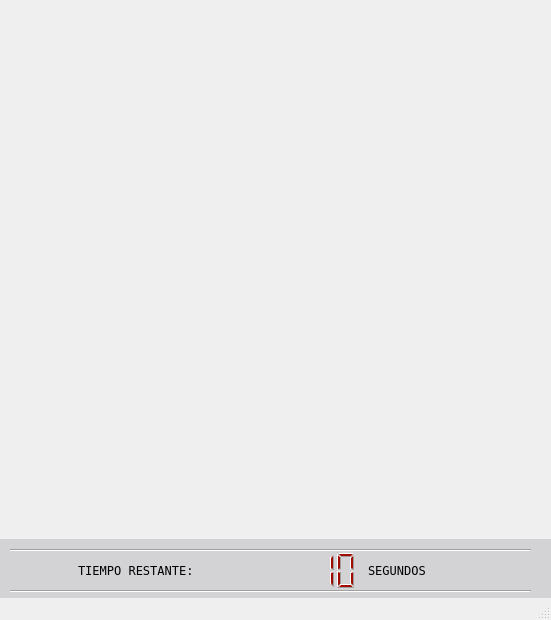
<?xml version="1.0" encoding="UTF-8"?>
<ui version="4.0">
 <class>Mapa</class>
 <widget class="QMainWindow" name="Mapa">
  <property name="geometry">
   <rect>
    <x>0</x>
    <y>0</y>
    <width>551</width>
    <height>620</height>
   </rect>
  </property>
  <property name="sizeIncrement">
   <size>
    <width>0</width>
    <height>0</height>
   </size>
  </property>
  <property name="baseSize">
   <size>
    <width>0</width>
    <height>0</height>
   </size>
  </property>
  <property name="palette">
   <palette>
    <active>
     <colorrole role="Button">
      <brush brushstyle="SolidPattern">
       <color alpha="255">
        <red>208</red>
        <green>161</green>
        <blue>99</blue>
       </color>
      </brush>
     </colorrole>
    </active>
    <inactive>
     <colorrole role="Button">
      <brush brushstyle="SolidPattern">
       <color alpha="255">
        <red>240</red>
        <green>240</green>
        <blue>240</blue>
       </color>
      </brush>
     </colorrole>
    </inactive>
    <disabled>
     <colorrole role="Button">
      <brush brushstyle="SolidPattern">
       <color alpha="255">
        <red>148</red>
        <green>114</green>
        <blue>70</blue>
       </color>
      </brush>
     </colorrole>
    </disabled>
   </palette>
  </property>
  <property name="cursor">
   <cursorShape>CrossCursor</cursorShape>
  </property>
  <property name="windowTitle">
   <string>MainWindow</string>
  </property>
  <property name="styleSheet">
   <string notr="true">#centralwidget{
background-image:url(:/fondo.png);
}</string>
  </property>
  <widget class="QWidget" name="centralwidget">
   <widget class="QWidget" name="gridLayoutWidget">
    <property name="geometry">
     <rect>
      <x>40</x>
      <y>50</y>
      <width>461</width>
      <height>451</height>
     </rect>
    </property>
    <layout class="QGridLayout" name="gridLayout"/>
   </widget>
   <widget class="QLabel" name="label_2">
    <property name="geometry">
     <rect>
      <x>-10</x>
      <y>539</y>
      <width>571</width>
      <height>61</height>
     </rect>
    </property>
    <property name="styleSheet">
     <string notr="true">background-color: rgb(211, 211, 214);</string>
    </property>
    <property name="text">
     <string/>
    </property>
   </widget>
   <widget class="QLCDNumber" name="seg">
    <property name="geometry">
     <rect>
      <x>250</x>
      <y>550</y>
      <width>111</width>
      <height>41</height>
     </rect>
    </property>
    <property name="sizePolicy">
     <sizepolicy hsizetype="Fixed" vsizetype="Fixed">
      <horstretch>0</horstretch>
      <verstretch>0</verstretch>
     </sizepolicy>
    </property>
    <property name="minimumSize">
     <size>
      <width>0</width>
      <height>30</height>
     </size>
    </property>
    <property name="palette">
     <palette>
      <active>
       <colorrole role="WindowText">
        <brush brushstyle="SolidPattern">
         <color alpha="255">
          <red>161</red>
          <green>11</green>
          <blue>0</blue>
         </color>
        </brush>
       </colorrole>
       <colorrole role="Text">
        <brush brushstyle="SolidPattern">
         <color alpha="255">
          <red>161</red>
          <green>11</green>
          <blue>0</blue>
         </color>
        </brush>
       </colorrole>
       <colorrole role="ButtonText">
        <brush brushstyle="SolidPattern">
         <color alpha="255">
          <red>161</red>
          <green>11</green>
          <blue>0</blue>
         </color>
        </brush>
       </colorrole>
       <colorrole role="PlaceholderText">
        <brush brushstyle="SolidPattern">
         <color alpha="128">
          <red>161</red>
          <green>11</green>
          <blue>0</blue>
         </color>
        </brush>
       </colorrole>
      </active>
      <inactive>
       <colorrole role="WindowText">
        <brush brushstyle="SolidPattern">
         <color alpha="255">
          <red>161</red>
          <green>11</green>
          <blue>0</blue>
         </color>
        </brush>
       </colorrole>
       <colorrole role="Text">
        <brush brushstyle="SolidPattern">
         <color alpha="255">
          <red>161</red>
          <green>11</green>
          <blue>0</blue>
         </color>
        </brush>
       </colorrole>
       <colorrole role="ButtonText">
        <brush brushstyle="SolidPattern">
         <color alpha="255">
          <red>161</red>
          <green>11</green>
          <blue>0</blue>
         </color>
        </brush>
       </colorrole>
       <colorrole role="PlaceholderText">
        <brush brushstyle="SolidPattern">
         <color alpha="128">
          <red>161</red>
          <green>11</green>
          <blue>0</blue>
         </color>
        </brush>
       </colorrole>
      </inactive>
      <disabled>
       <colorrole role="WindowText">
        <brush brushstyle="SolidPattern">
         <color alpha="255">
          <red>161</red>
          <green>11</green>
          <blue>0</blue>
         </color>
        </brush>
       </colorrole>
       <colorrole role="Text">
        <brush brushstyle="SolidPattern">
         <color alpha="255">
          <red>161</red>
          <green>11</green>
          <blue>0</blue>
         </color>
        </brush>
       </colorrole>
       <colorrole role="ButtonText">
        <brush brushstyle="SolidPattern">
         <color alpha="255">
          <red>161</red>
          <green>11</green>
          <blue>0</blue>
         </color>
        </brush>
       </colorrole>
       <colorrole role="PlaceholderText">
        <brush brushstyle="SolidPattern">
         <color alpha="128">
          <red>161</red>
          <green>11</green>
          <blue>0</blue>
         </color>
        </brush>
       </colorrole>
      </disabled>
     </palette>
    </property>
    <property name="font">
     <font>
      <family>Fixedsys</family>
      <pointsize>9</pointsize>
      <italic>false</italic>
      <bold>false</bold>
     </font>
    </property>
    <property name="styleSheet">
     <string notr="true">font: 9pt &quot;Fixedsys&quot;;
color: rgb(161, 11, 0);</string>
    </property>
    <property name="frameShape">
     <enum>QFrame::NoFrame</enum>
    </property>
    <property name="intValue" stdset="0">
     <number>10</number>
    </property>
   </widget>
   <widget class="QLabel" name="label_4">
    <property name="geometry">
     <rect>
      <x>78</x>
      <y>562</y>
      <width>141</width>
      <height>16</height>
     </rect>
    </property>
    <property name="sizePolicy">
     <sizepolicy hsizetype="Fixed" vsizetype="Fixed">
      <horstretch>0</horstretch>
      <verstretch>0</verstretch>
     </sizepolicy>
    </property>
    <property name="palette">
     <palette>
      <active>
       <colorrole role="WindowText">
        <brush brushstyle="SolidPattern">
         <color alpha="255">
          <red>0</red>
          <green>0</green>
          <blue>0</blue>
         </color>
        </brush>
       </colorrole>
       <colorrole role="Button">
        <brush brushstyle="SolidPattern">
         <color alpha="255">
          <red>211</red>
          <green>211</green>
          <blue>214</blue>
         </color>
        </brush>
       </colorrole>
       <colorrole role="Text">
        <brush brushstyle="SolidPattern">
         <color alpha="255">
          <red>0</red>
          <green>0</green>
          <blue>0</blue>
         </color>
        </brush>
       </colorrole>
       <colorrole role="ButtonText">
        <brush brushstyle="SolidPattern">
         <color alpha="255">
          <red>0</red>
          <green>0</green>
          <blue>0</blue>
         </color>
        </brush>
       </colorrole>
       <colorrole role="Base">
        <brush brushstyle="SolidPattern">
         <color alpha="255">
          <red>211</red>
          <green>211</green>
          <blue>214</blue>
         </color>
        </brush>
       </colorrole>
       <colorrole role="Window">
        <brush brushstyle="SolidPattern">
         <color alpha="255">
          <red>211</red>
          <green>211</green>
          <blue>214</blue>
         </color>
        </brush>
       </colorrole>
       <colorrole role="PlaceholderText">
        <brush brushstyle="SolidPattern">
         <color alpha="128">
          <red>0</red>
          <green>0</green>
          <blue>0</blue>
         </color>
        </brush>
       </colorrole>
      </active>
      <inactive>
       <colorrole role="WindowText">
        <brush brushstyle="SolidPattern">
         <color alpha="255">
          <red>0</red>
          <green>0</green>
          <blue>0</blue>
         </color>
        </brush>
       </colorrole>
       <colorrole role="Button">
        <brush brushstyle="SolidPattern">
         <color alpha="255">
          <red>211</red>
          <green>211</green>
          <blue>214</blue>
         </color>
        </brush>
       </colorrole>
       <colorrole role="Text">
        <brush brushstyle="SolidPattern">
         <color alpha="255">
          <red>0</red>
          <green>0</green>
          <blue>0</blue>
         </color>
        </brush>
       </colorrole>
       <colorrole role="ButtonText">
        <brush brushstyle="SolidPattern">
         <color alpha="255">
          <red>0</red>
          <green>0</green>
          <blue>0</blue>
         </color>
        </brush>
       </colorrole>
       <colorrole role="Base">
        <brush brushstyle="SolidPattern">
         <color alpha="255">
          <red>211</red>
          <green>211</green>
          <blue>214</blue>
         </color>
        </brush>
       </colorrole>
       <colorrole role="Window">
        <brush brushstyle="SolidPattern">
         <color alpha="255">
          <red>211</red>
          <green>211</green>
          <blue>214</blue>
         </color>
        </brush>
       </colorrole>
       <colorrole role="PlaceholderText">
        <brush brushstyle="SolidPattern">
         <color alpha="128">
          <red>0</red>
          <green>0</green>
          <blue>0</blue>
         </color>
        </brush>
       </colorrole>
      </inactive>
      <disabled>
       <colorrole role="WindowText">
        <brush brushstyle="SolidPattern">
         <color alpha="255">
          <red>0</red>
          <green>0</green>
          <blue>0</blue>
         </color>
        </brush>
       </colorrole>
       <colorrole role="Button">
        <brush brushstyle="SolidPattern">
         <color alpha="255">
          <red>211</red>
          <green>211</green>
          <blue>214</blue>
         </color>
        </brush>
       </colorrole>
       <colorrole role="Text">
        <brush brushstyle="SolidPattern">
         <color alpha="255">
          <red>0</red>
          <green>0</green>
          <blue>0</blue>
         </color>
        </brush>
       </colorrole>
       <colorrole role="ButtonText">
        <brush brushstyle="SolidPattern">
         <color alpha="255">
          <red>0</red>
          <green>0</green>
          <blue>0</blue>
         </color>
        </brush>
       </colorrole>
       <colorrole role="Base">
        <brush brushstyle="SolidPattern">
         <color alpha="255">
          <red>211</red>
          <green>211</green>
          <blue>214</blue>
         </color>
        </brush>
       </colorrole>
       <colorrole role="Window">
        <brush brushstyle="SolidPattern">
         <color alpha="255">
          <red>211</red>
          <green>211</green>
          <blue>214</blue>
         </color>
        </brush>
       </colorrole>
       <colorrole role="PlaceholderText">
        <brush brushstyle="SolidPattern">
         <color alpha="128">
          <red>0</red>
          <green>0</green>
          <blue>0</blue>
         </color>
        </brush>
       </colorrole>
      </disabled>
     </palette>
    </property>
    <property name="font">
     <font>
      <family>Fixedsys</family>
      <pointsize>9</pointsize>
      <italic>false</italic>
      <bold>false</bold>
     </font>
    </property>
    <property name="styleSheet">
     <string notr="true">background-color: rgb(211, 211, 214);
font: 9pt &quot;Fixedsys&quot;;
color: rgb(0, 0, 0);
</string>
    </property>
    <property name="text">
     <string>TIEMPO RESTANTE:</string>
    </property>
   </widget>
   <widget class="QLabel" name="label_5">
    <property name="geometry">
     <rect>
      <x>368</x>
      <y>562</y>
      <width>64</width>
      <height>16</height>
     </rect>
    </property>
    <property name="sizePolicy">
     <sizepolicy hsizetype="Fixed" vsizetype="Fixed">
      <horstretch>0</horstretch>
      <verstretch>0</verstretch>
     </sizepolicy>
    </property>
    <property name="palette">
     <palette>
      <active>
       <colorrole role="WindowText">
        <brush brushstyle="SolidPattern">
         <color alpha="255">
          <red>0</red>
          <green>0</green>
          <blue>0</blue>
         </color>
        </brush>
       </colorrole>
       <colorrole role="Button">
        <brush brushstyle="SolidPattern">
         <color alpha="255">
          <red>211</red>
          <green>211</green>
          <blue>214</blue>
         </color>
        </brush>
       </colorrole>
       <colorrole role="Text">
        <brush brushstyle="SolidPattern">
         <color alpha="255">
          <red>0</red>
          <green>0</green>
          <blue>0</blue>
         </color>
        </brush>
       </colorrole>
       <colorrole role="ButtonText">
        <brush brushstyle="SolidPattern">
         <color alpha="255">
          <red>0</red>
          <green>0</green>
          <blue>0</blue>
         </color>
        </brush>
       </colorrole>
       <colorrole role="Base">
        <brush brushstyle="SolidPattern">
         <color alpha="255">
          <red>211</red>
          <green>211</green>
          <blue>214</blue>
         </color>
        </brush>
       </colorrole>
       <colorrole role="Window">
        <brush brushstyle="SolidPattern">
         <color alpha="255">
          <red>211</red>
          <green>211</green>
          <blue>214</blue>
         </color>
        </brush>
       </colorrole>
       <colorrole role="PlaceholderText">
        <brush brushstyle="SolidPattern">
         <color alpha="128">
          <red>0</red>
          <green>0</green>
          <blue>0</blue>
         </color>
        </brush>
       </colorrole>
      </active>
      <inactive>
       <colorrole role="WindowText">
        <brush brushstyle="SolidPattern">
         <color alpha="255">
          <red>0</red>
          <green>0</green>
          <blue>0</blue>
         </color>
        </brush>
       </colorrole>
       <colorrole role="Button">
        <brush brushstyle="SolidPattern">
         <color alpha="255">
          <red>211</red>
          <green>211</green>
          <blue>214</blue>
         </color>
        </brush>
       </colorrole>
       <colorrole role="Text">
        <brush brushstyle="SolidPattern">
         <color alpha="255">
          <red>0</red>
          <green>0</green>
          <blue>0</blue>
         </color>
        </brush>
       </colorrole>
       <colorrole role="ButtonText">
        <brush brushstyle="SolidPattern">
         <color alpha="255">
          <red>0</red>
          <green>0</green>
          <blue>0</blue>
         </color>
        </brush>
       </colorrole>
       <colorrole role="Base">
        <brush brushstyle="SolidPattern">
         <color alpha="255">
          <red>211</red>
          <green>211</green>
          <blue>214</blue>
         </color>
        </brush>
       </colorrole>
       <colorrole role="Window">
        <brush brushstyle="SolidPattern">
         <color alpha="255">
          <red>211</red>
          <green>211</green>
          <blue>214</blue>
         </color>
        </brush>
       </colorrole>
       <colorrole role="PlaceholderText">
        <brush brushstyle="SolidPattern">
         <color alpha="128">
          <red>0</red>
          <green>0</green>
          <blue>0</blue>
         </color>
        </brush>
       </colorrole>
      </inactive>
      <disabled>
       <colorrole role="WindowText">
        <brush brushstyle="SolidPattern">
         <color alpha="255">
          <red>0</red>
          <green>0</green>
          <blue>0</blue>
         </color>
        </brush>
       </colorrole>
       <colorrole role="Button">
        <brush brushstyle="SolidPattern">
         <color alpha="255">
          <red>211</red>
          <green>211</green>
          <blue>214</blue>
         </color>
        </brush>
       </colorrole>
       <colorrole role="Text">
        <brush brushstyle="SolidPattern">
         <color alpha="255">
          <red>0</red>
          <green>0</green>
          <blue>0</blue>
         </color>
        </brush>
       </colorrole>
       <colorrole role="ButtonText">
        <brush brushstyle="SolidPattern">
         <color alpha="255">
          <red>0</red>
          <green>0</green>
          <blue>0</blue>
         </color>
        </brush>
       </colorrole>
       <colorrole role="Base">
        <brush brushstyle="SolidPattern">
         <color alpha="255">
          <red>211</red>
          <green>211</green>
          <blue>214</blue>
         </color>
        </brush>
       </colorrole>
       <colorrole role="Window">
        <brush brushstyle="SolidPattern">
         <color alpha="255">
          <red>211</red>
          <green>211</green>
          <blue>214</blue>
         </color>
        </brush>
       </colorrole>
       <colorrole role="PlaceholderText">
        <brush brushstyle="SolidPattern">
         <color alpha="128">
          <red>0</red>
          <green>0</green>
          <blue>0</blue>
         </color>
        </brush>
       </colorrole>
      </disabled>
     </palette>
    </property>
    <property name="font">
     <font>
      <family>Fixedsys</family>
      <pointsize>9</pointsize>
      <italic>false</italic>
      <bold>false</bold>
     </font>
    </property>
    <property name="styleSheet">
     <string notr="true">background-color: rgb(211, 211, 214);
font: 9pt &quot;Fixedsys&quot;;
color: rgb(0, 0, 0);</string>
    </property>
    <property name="text">
     <string>SEGUNDOS</string>
    </property>
   </widget>
   <widget class="Line" name="line">
    <property name="geometry">
     <rect>
      <x>10</x>
      <y>581</y>
      <width>521</width>
      <height>21</height>
     </rect>
    </property>
    <property name="styleSheet">
     <string notr="true">color: rgb(179, 0, 0);
border-bottom-color: rgb(0, 0, 0);</string>
    </property>
    <property name="orientation">
     <enum>Qt::Horizontal</enum>
    </property>
   </widget>
   <widget class="Line" name="line_2">
    <property name="geometry">
     <rect>
      <x>10</x>
      <y>540</y>
      <width>521</width>
      <height>21</height>
     </rect>
    </property>
    <property name="orientation">
     <enum>Qt::Horizontal</enum>
    </property>
   </widget>
   <zorder>label_2</zorder>
   <zorder>seg</zorder>
   <zorder>label_4</zorder>
   <zorder>label_5</zorder>
   <zorder>gridLayoutWidget</zorder>
   <zorder>line</zorder>
   <zorder>line_2</zorder>
  </widget>
  <widget class="QStatusBar" name="statusbar"/>
 </widget>
 <resources/>
 <connections/>
</ui>
